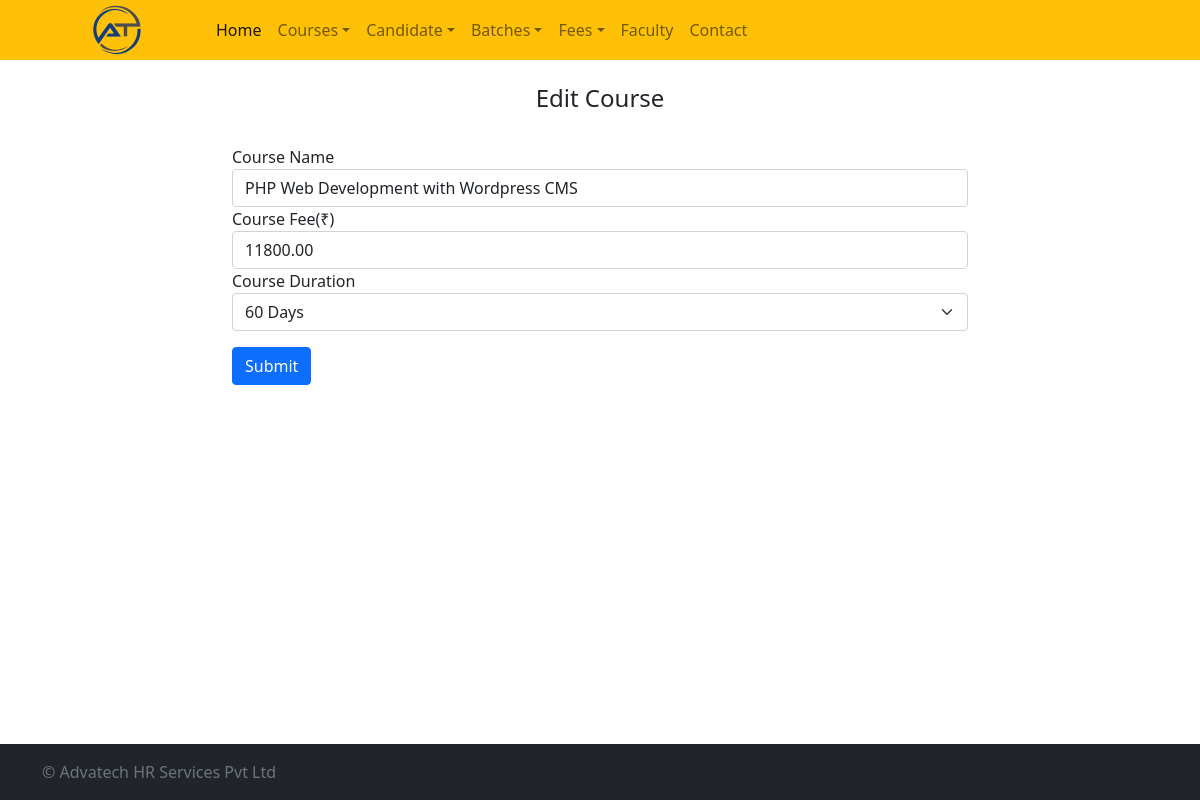
/edit-course/13/, run on an earlier commit of the app's database.
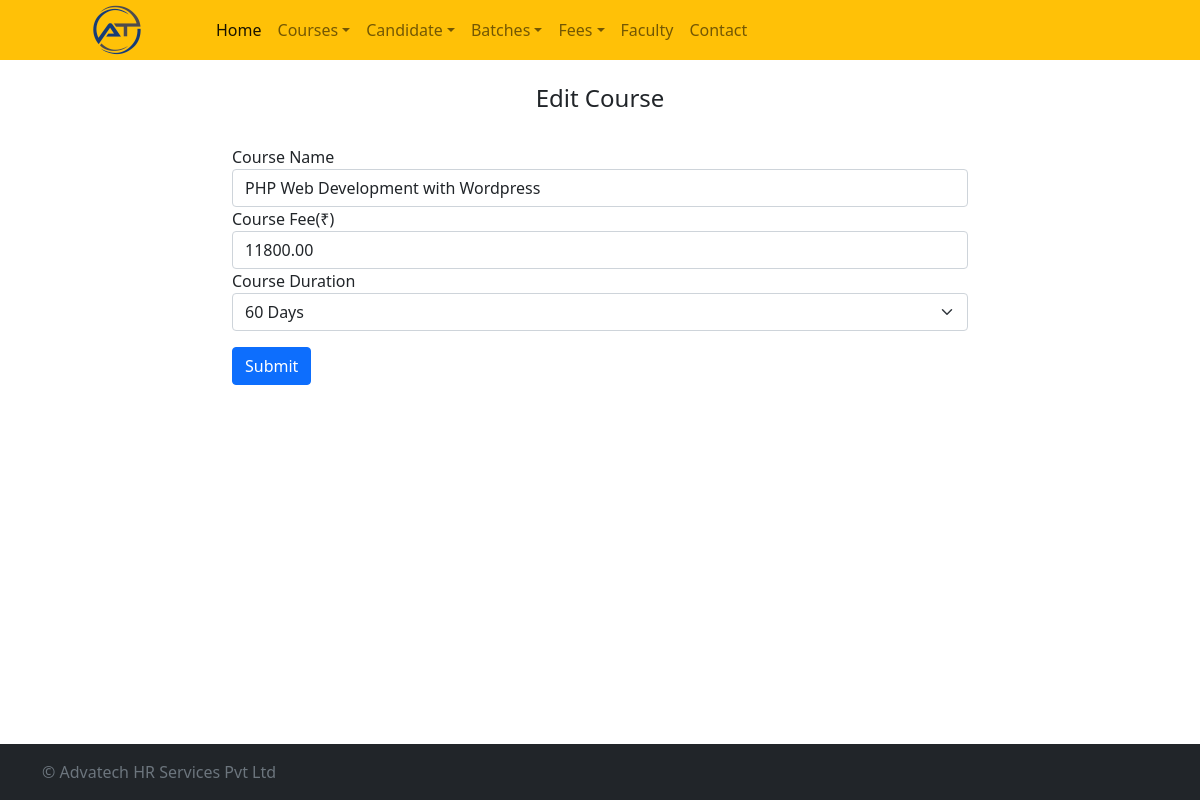
And on a later commit of the database.
### crmapp/models.py (models this page shows)
class Course(models.Model):
    course_id = models.AutoField(primary_key=True)
    course_name = models.CharField(max_length=100)
    course_fee = models.DecimalField(max_digits=10, decimal_places=2)
    course_duration = models.CharField(max_length=100, default='')
    date_created = models.DateField()

### crmapp/views.py (the view, shortened to what this page needs)
# urls.py: path('edit-course/<int:course_id>/', views.add_edit_course, name='edit_course'),  # Use the same view for add and edit
def add_edit_course(request, course_id=None):
    if course_id:
        course = get_object_or_404(Course, course_id=course_id)
    else:
        course = None
    return render(request, 'course.html', {'coursedetails': course})

### templates/course.html (shortened to what this page needs)
{% extends 'base.html' %}
{% block content %}
<div class="row">
    <div class="col">
    </div>
    <div class="col-8">
        <div class="py-4 text-center">
            <h4>{% if coursedetails.course_id %}Edit Course{% else %}Add New Course{% endif %}</h4>
        </div>
        <form method="POST" action="{% if coursedetails.course_id %}{% url 'edit_course' course_id=coursedetails.course_id %}{% else %}{% url 'add_course' %}{% endif %}">
          <div class="form-group">
            <label for="exampleInputEmail1">Course Name</label>
            <input type="text" name="coursename" class="form-control" id="exampleInputEmail1" aria-describedby="emailHelp" placeholder="Enter the course name" value="{{ coursedetails.course_name }}">
          </div>
          <div class="form-group">
            <label for="exampleInputPassword1">Course Fee(₹)</label>
            <input type="text"  name="coursefee" class="form-control" id="exampleInputPassword1" placeholder="Enter Fee" value="{{ coursedetails.course_fee }}">
          </div>
          <div class="form-group">
            <label for="courseduration">Course Duration</label>
            <select name="courseduration" id="courseduration" class="form-select">
              <option {% if coursedetails.course_duration == '60 Days' %}selected="selected"{% endif %} value="60 Days">60 Days</option>
            </select>
          </div>
          <div class="form-group mt-3">
                <button type="submit" class="btn btn-primary">Submit</button>
          </div>
        </form>
    </div>
    <div class="col">
    </div>
</div>
{% endblock %}

What changed in the data, as far as the page shows it:
changed Course "60 Days": coursename "PHP Web Development with Wordpress CMS" → "PHP Web Development with Wordpress"
